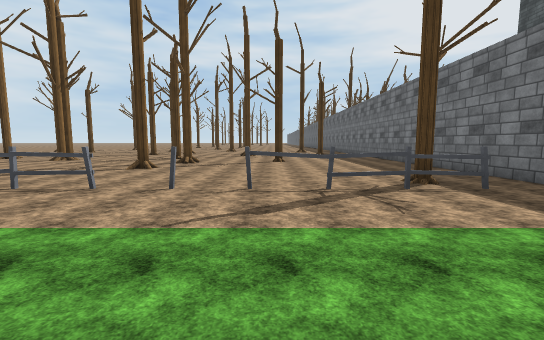
[1] (above)

15 first-person views from a walk through a Unity game level. The camera is 1.3 m above the floor, tilts 6° down and sees 90° across. The floor is counted in squares, 2 m on a side. Each view is taken from the middle of a square. On the plan, view 1 faces up. The plan holds only what a view shows up to about 9 squares ahead; the rest is blank. The place goes on beyond the plan. Surface patterns are stand-ins for the level's own textures.

[2]
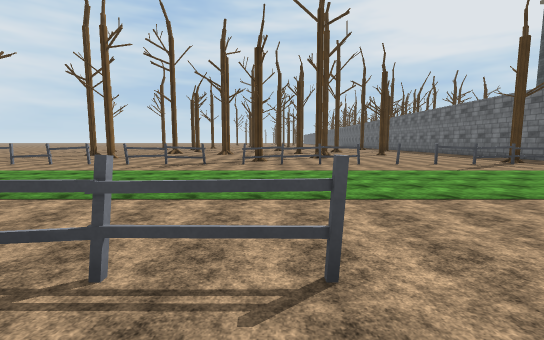

[3]
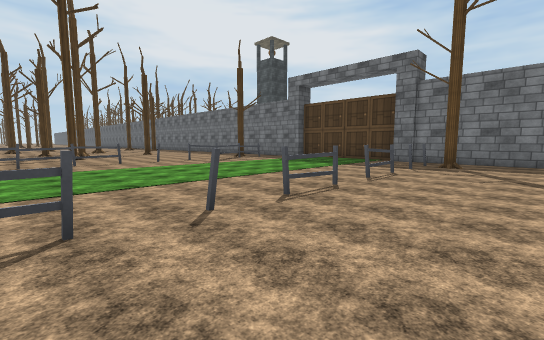

[4]
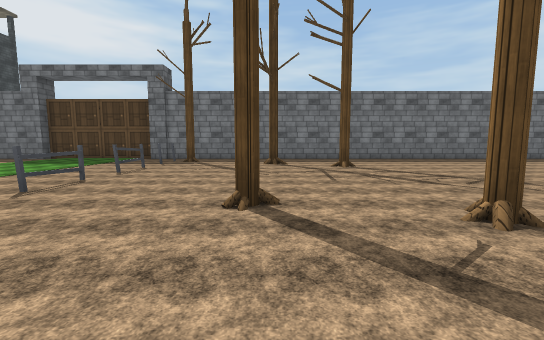

[5]
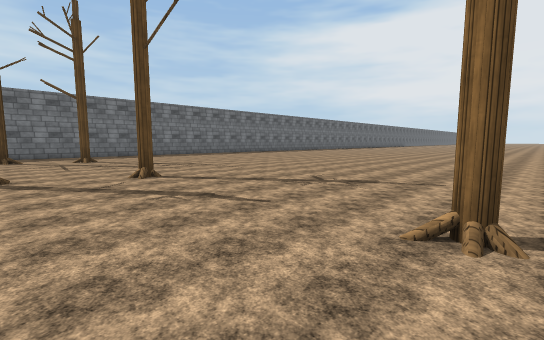

[6]
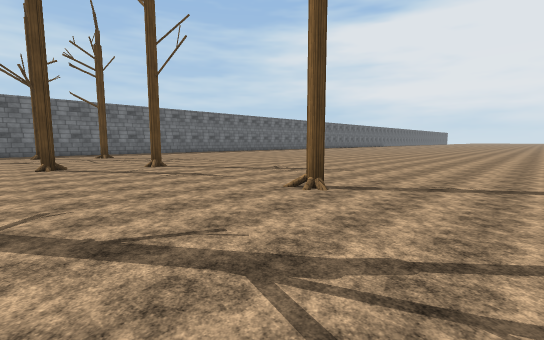

[7]
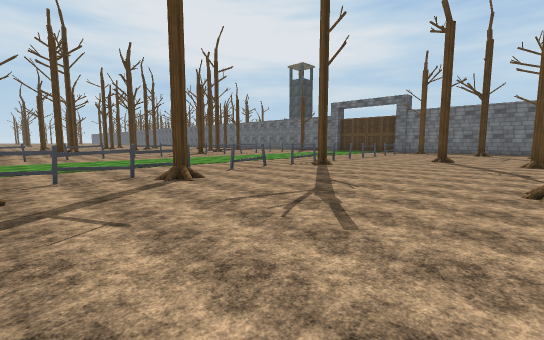

[8]
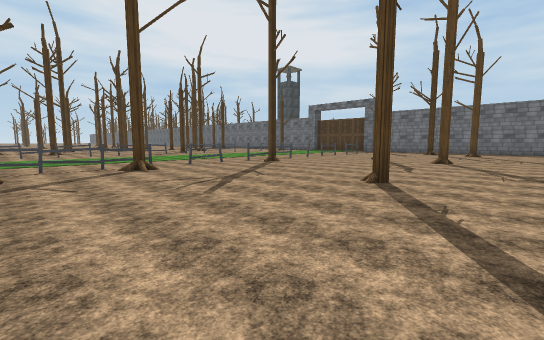

[9]
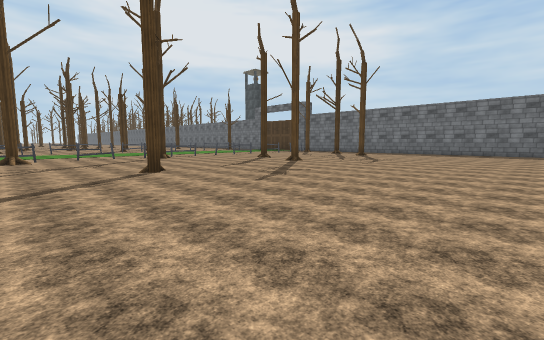

[10]
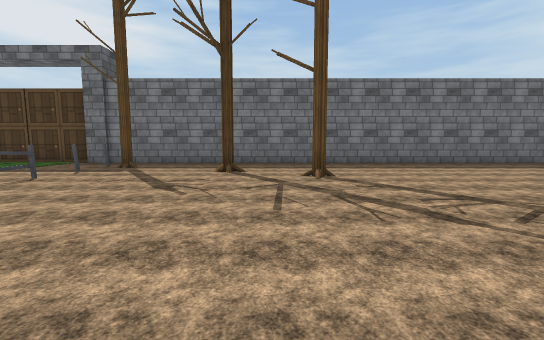

[11]
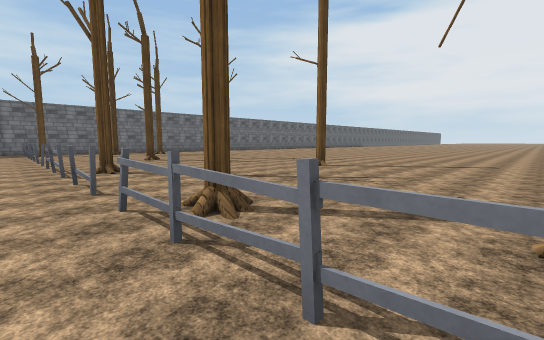

[12]
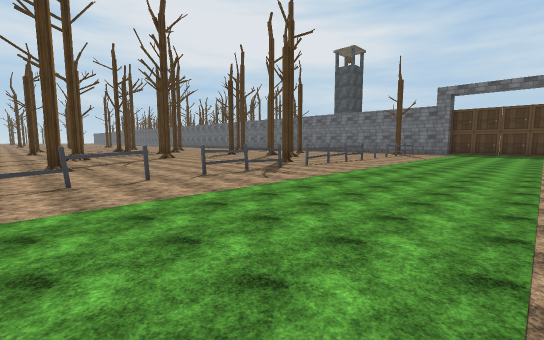

[13]
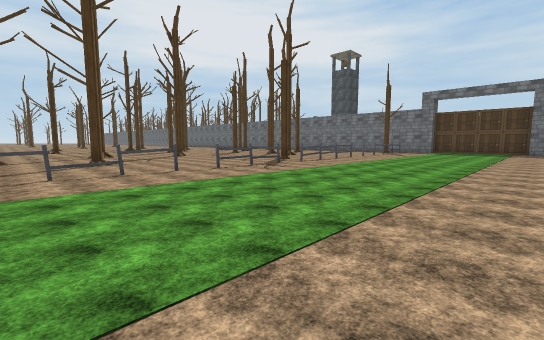

[14]
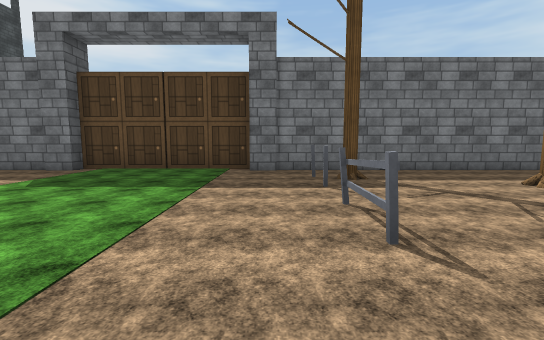

[15]
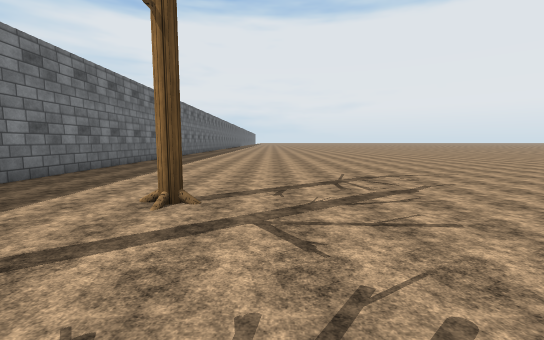

### Floor plan
Key: @ floor where view 1 was taken; # wall or solid block; . floor; = window, fence, low wall or low ledge; T thing the floor can be seen under or through; O other object.
Columns run from 13 left of view 1 to 4 right of it. Each row starts with its distance up from view 1.
 10 ...O
  9 O... ..... ..O...#
  8 ..........O......#
  7 ..........O......#
  6 ..O..............#
  5 ........O........#
  4 #.#.##=.TTT.#TTO.#
  3 .................#
  2 .................O
  1 .................O
  0 .............@...O
 -1 .................O
 -2 .................#
 -3 =#O.#.####.=.#..O#
 -4 O.....O..........#
 -5 .................#
 -6 ..........O....O.#
 -7 .................#
 -8 ....O....O....O..#
 -9 .................#
-10 .................#
-11 .................#
-12 .................#
-13 .................#
-14 .................#

Positions as (right, up) in squares from view 1, and headings:
1: (0, 0), facing up
2: (-5, -4), facing up
3: (-5, -5), facing up-right
4: (-6, -6), facing right
5: (-9, -6), facing down-right
6: (-11, -5), facing down-right
7: (-13, -8), facing up-right
8: (-13, -10), facing up-right
9: (-11, -14), facing up-right
10: (-4, -7), facing right
11: (-13, -2), facing down-right
12: (-12, -1), facing up-right
13: (-13, -2), facing up-right
14: (-2, -2), facing right
15: (0, -5), facing down
